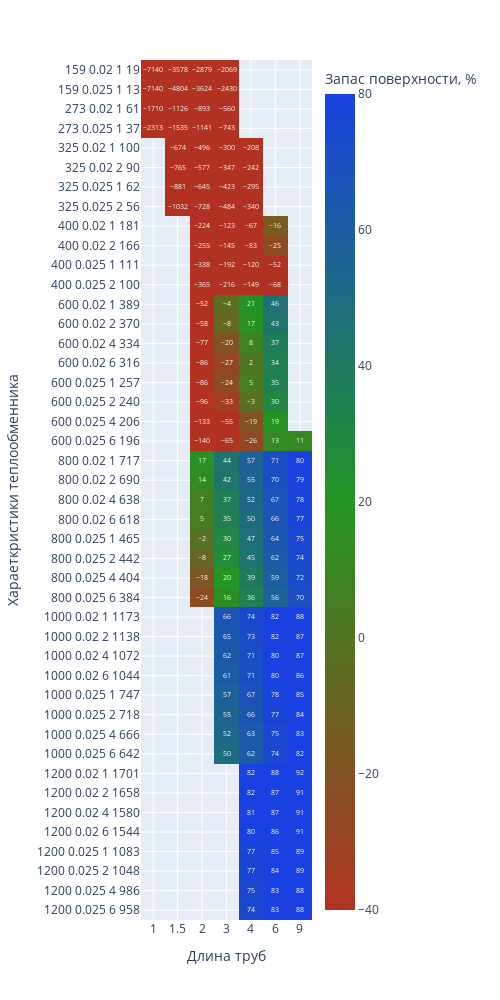

The code cell stored with this chart in its notebook:
### Code cell
heaters_table = pd.read_excel('tables/Параметры кожухотрубчатых теплообменников и холодильников.xlsx',
                   header=[2])

exclude_list = ['d труб, мм']
heaters_table[exclude_list] = heaters_table[exclude_list].apply(eq.get_diameter)
heaters = eq.calculate_equipment(
        heaters_table,
        aqua_vapor_saturation_by_pressure,
        aqua_liquid_saturation,
        aqua_vapor_saturation,
        balance,
        properties,
        FEED_TEMPERATURE,
        thermal_balance,
        Ropt,
        EQ_NAME = 'испаритель',
        AQ_PRESSURE = 3)

fig = px.imshow(
    round(heaters),
    labels=dict(x="Длина труб", y="Хараеткристики теплообменника", color="Запас поверхности, %"),
    range_color=[-40,80],
    color_continuous_scale=["rgb(178, 50, 34)", "rgb(34, 149, 34)", "rgb(25, 65, 225)"],
    x=heaters.columns,
    y=heaters.index,
    text_auto=True, aspect="auto",
    width=500,
    height=1000
            )
fig.show()

### Figure 1 — Plotly figure (JSON) as saved in the notebook; plotly's stock layout.template omitted (floating-point values rounded to 4 significant figures; data arrays with more than 128 entries replaced by an {"elided": "..."} marker saying what was removed)
{"data": [{"coloraxis": "coloraxis", "hovertemplate": "Длина труб: %{x}<br>Хараеткристики теплообменника: %{y}<br>Запас поверхности, %: %{z}<extra></extra>", "name": "0", "texttemplate": "%{z}", "type": "heatmap", "x": ["1", "1.5", "2", "3", "4", "6", "9"], "xaxis": "x", "y": ["159 0.02 1 19", "159 0.025 1 13", "273 0.02 1 61", "273 0.025 1 37", "325 0.02 1 100", "325 0.02 2 90", "325 0.025 1 62", "325 0.025 2 56", "400 0.02 1 181", "400 0.02 2 166", "400 0.025 1 111", "400 0.025 2 100", "600 0.02 1 389", "600 0.02 2 370", "600 0.02 4 334", "600 0.02 6 316", "600 0.025 1 257", "600 0.025 2 240", "600 0.025 4 206", "600 0.025 6 196", "800 0.02 1 717", "800 0.02 2 690", "800 0.02 4 638", "800 0.02 6 618", "800 0.025 1 465", "800 0.025 2 442", "800 0.025 4 404", "800 0.025 6 384", "1000 0.02 1 1173", "1000 0.02 2 1138", "1000 0.02 4 1072", "1000 0.02 6 1044", "1000 0.025 1 747", "1000 0.025 2 718", "1000 0.025 4 666", "1000 0.025 6 642", "1200 0.02 1 1701", "1200 0.02 2 1658", "1200 0.02 4 1580", "1200 0.02 6 1544", "1200 0.025 1 1083", "1200 0.025 2 1048", "1200 0.025 4 986", "1200 0.025 6 958"], "yaxis": "y", "z": {"elided": "44x7 int values"}}], "layout": {"coloraxis": {"cmax": 80, "cmin": -40, "colorbar": {"title": {"text": "Запас поверхности, %"}}, "colorscale": [[0, "rgb(178, 50, 34)"], [0.5, "rgb(34, 149, 34)"], [1, "rgb(25, 65, 225)"]]}, "height": 1000, "margin": {"t": 60}, "width": 500, "xaxis": {"anchor": "y", "domain": [0, 1], "title": {"text": "Длина труб"}}, "yaxis": {"anchor": "x", "autorange": "reversed", "domain": [0, 1], "title": {"text": "Хараеткристики теплообменника"}}}}
